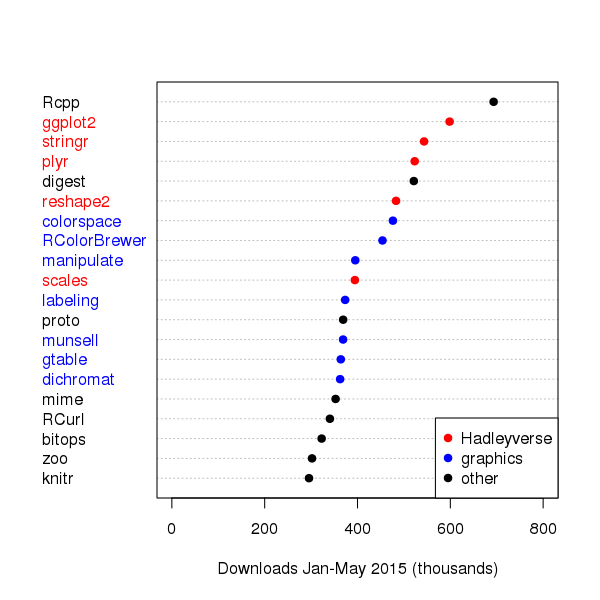

Write the R code that produced this figure.
x <- read.table("top-cran.csv", header=TRUE, sep=",", as.is=FALSE)
N <- nrow(x)
x <- x[N:1,]
pch <- 19
png("top-cran.png", width=6, height=6, units="in", res=100)
dotchart(x$downloads/1000, x$name,
         col=c(hadley="blue",graphics="red",other="black")[x$type],
         xlab="Downloads Jan-May 2015 (thousands)", pch=pch, fg="yellow",
         xlim=c(0, 800))
legend("bottomright", col=c("red","blue", "black"), pch=pch,
       legend=c("Hadleyverse", "graphics", "other"), bg="white")
dev.off()
